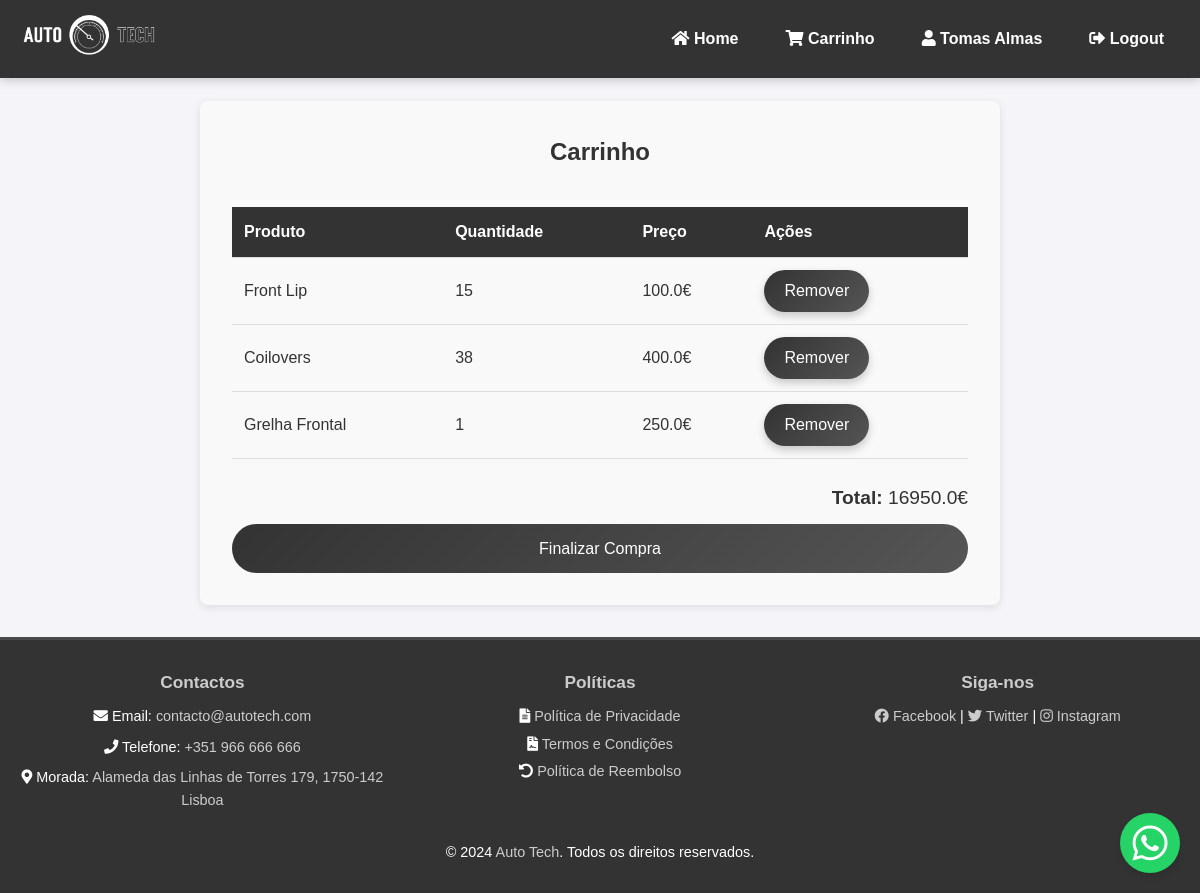
Page /carrinho (signed in) on the committed database.
### models.py (models this page shows)
class User(UserMixin, db.Model):
    __tablename__ = 'users'  # Define o nome correto da tabela
    id = db.Column(db.Integer, primary_key=True)
    nome = db.Column(db.String(64), nullable=False)
    email = db.Column(db.String(120), unique=True, nullable=False)
    senha = db.Column(db.String(128), nullable=False)
    phone = db.Column(db.String(15), nullable=True)
    rua = db.Column(db.String(128), nullable=True)
    numero = db.Column(db.String(10), nullable=True)
    cidade = db.Column(db.String(64), nullable=True)
    codigo_postal = db.Column(db.String(10), nullable=True)
    country = db.Column(db.String(64), nullable=True)
    rua_faturacao = db.Column(db.String(128), nullable=True)
    numero_faturacao = db.Column(db.String(10), nullable=True)
    cidade_faturacao = db.Column(db.String(64), nullable=True)
    codigo_postal_faturacao = db.Column(db.String(10), nullable=True)
    pais_faturacao = db.Column(db.String(64), nullable=True)
    imagem = db.Column(db.String(200), nullable=True)

class Cart(db.Model):
    __tablename__ = 'carts'  # Define o nome correto da tabela
    id = db.Column(db.Integer, primary_key=True)
    user_id = db.Column(db.Integer, db.ForeignKey('users.id'), nullable=True)  # Corrigido para referenciar a tabela "users"
    product_id = db.Column(db.Integer, db.ForeignKey('produtos.id'), nullable=True)  # Corrigido para referenciar a tabela "produtos"
    quantity = db.Column(db.Integer, default=1, nullable=True)
    user = db.relationship('User', backref='cart_items')
    produto = db.relationship('Produto', backref='cart_items')  # Corrigido para usar o singular "Produto"

class Produto(db.Model):
    __tablename__ = 'produtos'  # Define o nome correto da tabela
    id = db.Column(db.Integer, primary_key=True)
    nome = db.Column(db.String(64), nullable=False)
    preco = db.Column(db.Float, nullable=False)
    descricao = db.Column(db.String(255))
    stock = db.Column(db.Integer, nullable=False)
    rating = db.Column(db.Integer, nullable=False)

### main.py (the view)
@app.route('/carrinho')
@login_required
def carrinho():
    cart_items = Cart.query.filter_by(user_id=current_user.id).all()
    total = sum(item.produto.preco * item.quantity for item in cart_items)
    return render_template(
        'cart.html',
        name="Carrinho",
        user=current_user,
        cart_items=cart_items,
        total=total
    )

### models.py (called while the page is built)
@login_manager.user_loader
def load_user(user_id):
    return User.query.get(int(user_id))

### templates/cart.html
{% extends 'core/base.html' %}
{% block main %}
<main>
    <section class="cart">
        <h2>Carrinho</h2>
        <table>
            <thead>
                <tr>
                    <th>Produto</th>
                    <th>Quantidade</th>
                    <th>Preço</th>
                    <th>Ações</th>
                </tr>
            </thead>
            <tbody>
                {% for item in cart_items %}
                <tr>
                    <td>{{ item.produto.nome }}</td>
                    <td>{{ item.quantity }}</td>
                    <td>{{ item.produto.preco }}€</td>
                    <td>
                        <button class="remove-button">Remover</button>
                    </td>
                </tr>
                {% endfor %}
            </tbody>
        </table>
        <p class="total"><strong>Total:</strong> {{ total }}€</p>
        <a href="{{ url_for('checkout') }}" class="checkout-button">Finalizar Compra</a>
    </section>
</main>
{% endblock %}

### templates/core/header.html
<header>
    <a href="{{ url_for('index') }}"><img src="{{ url_for('static', filename='images/logo_auto-tech_white.png') }}" alt="Logo Auto Tech" class="logo"></a>
    <nav>
        <a href="{{ url_for('index') }}" aria-label="Home"><i class="fas fa-home"></i> Home</a>
        {% if current_user.is_authenticated %}
        <a href="{{ url_for('carrinho') }}" aria-label="Carrinho"><i class="fas fa-shopping-cart"></i> Carrinho</a>
        <a href="{{ url_for('perfil') }}" aria-label="Perfil"><i class="fas fa-user"></i> {{ user.nome }}</a>
        <a href="{{ url_for('logout') }}" aria-label="Logout"><i class="fas fa-sign-out-alt"></i> Logout</a>
    {% else %}
        <a href="{{ url_for('login') }}" aria-label="Login"><i class="fas fa-user"></i> Login</a>
    {% endif %}
    </nav>
</header>

### static/css/style.css (style rules this page uses)
* { margin: 0; padding: 0; box-sizing: border-box; }
header { position: fixed; top: 0; left: 0; width: 100%; background-color: #333; padding: 10px 20px; display: flex; align-items: center; justify-content: space-between; z-index: 1001; box-shadow: 0 2px 10px rgba(0, 0, 0, 0.2); }
header img.logo { max-height: 50px; }
header nav { display: flex; gap: 15px; }
header nav a { color: #fff; text-decoration: none; font-weight: bold; transition: color 0.3s ease, background-color 0.3s ease; padding: 0.5em 1em; border-radius: 5px; }
button { background: linear-gradient(135deg, #333, #555); color: #fff; padding: 12px 20px; border: none; border-radius: 25px; cursor: pointer; font-size: 1em; transition: background-color 0.3s ease, transform 0.3s ease, box-shadow 0.3s ease; box-shadow: 0 4px 8px rgba(0, 0, 0, 0.2); }
.cart { padding: 2em; background-color: #f9f9f9; border-radius: 8px; box-shadow: 0 2px 8px rgba(0, 0, 0, 0.1); max-width: 800px; margin: 2em auto; }
.cart h2 { text-align: center; margin-bottom: 1.5em; color: #333; }
table { width: 100%; border-collapse: collapse; margin-bottom: 1.5em; }
th, td { padding: 12px; text-align: left; border-bottom: 1px solid #ddd; }
th { background-color: #333; color: white; }
.total { font-size: 1.2em; text-align: right; margin-top: 1em; }
.checkout-button { margin-top: 10px; background: linear-gradient(135deg, #333, #555); color: #fff; padding: 12px 20px; border: none; border-radius: 25px; cursor: pointer; font-size: 1em; text-align: center; text-decoration: none; display: inline-block; transition: background-color 0.3s ease, transform 0.3s ease, box-shadow 0.3s ease; width: 100%; box-sizing: border-box; }
main { flex: 1; }

### rows in the picture
User: nome "Tomas Almas"
Cart: produto.nome "Front Lip", quantity "15", produto.preco "100.0"
Cart: produto.nome "Coilovers", quantity "38", produto.preco "400.0"
Cart: produto.nome "Grelha Frontal", quantity "1", produto.preco "250.0"

### other values in the picture
{{ total }} "16950.0"
